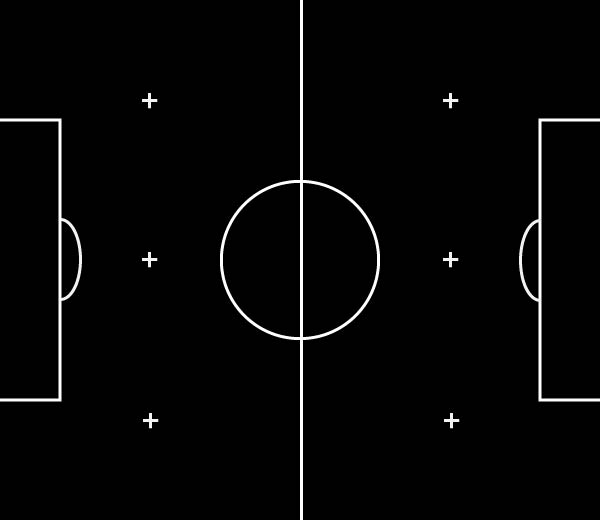
#> input picture img/vss-field.jpg, 600 x 520 px
$ python debug.py   (Python 2 division)
#> lines starting #> are read from the running program, lines starting #| are printed output that depends on the picture; after the words box and inside, x2 and y2 are one past the last pixel; in counts of white or black regions, pixels touching at a corner belong together
#> further down, imgField is the input picture: shape (520, 600, 3); min 0, max 255, mean 6.2
### src/un_field.py
 #!/usr/bin/python

import numpy as np
import math
from math import cos, sin, atan2
from math import pi
from gauss import gaussian

LEFT = 0
RIGHT = 1

def angleWithX(p, x=np.array([1.0,0.0])):
    theta = math.atan2(np.cross(x, p), np.dot(x, p))
    return theta

def wrap2pi(theta):
    if theta > pi:
        return theta - 2*pi
    if theta < -pi:
        return 2*pi + theta
    else:
        return theta

class hyperbolicSpiral:

    def __init__(self, _Kr, _radius):
        self.Kr = _Kr
        self.radius = _radius

    def updateParams(self, _KR, _RADIUS):
        self.Kr = _KR
        self.radius = _RADIUS

    def fi_h(self, _p, radius=None, cw=True):
        Kr = self.Kr

        if radius == None:
            r = self.radius
        else:
            r = radius

        p = np.array(_p)
        theta = atan2(p[1], p[0])
        ro = np.linalg.norm(p)

        if ro > r:
            a = (pi / 2.0) * (2.0 - (r + Kr)/(ro + Kr))
        else:
            a = (pi / 2.0) * math.sqrt(ro / r)

        if cw:
            _theta = wrap2pi(theta+a)
            return atan2(sin(_theta), cos(_theta))
        else:
            _theta = wrap2pi(theta-a)
            return atan2(sin(_theta), cos(_theta))

    def n_h(self, _p, _radius=None, cw=True):
        p = np.array(_p)
        if _radius == None:
            radius = self.radius
        else:
            radius = _radius

        fi = self.fi_h(p, radius, cw)
        return np.array([cos(fi), sin(fi)])


class repulsive:

    def __init__(self):
        self.origin = np.array([None, None])

    def updateOrigin(self, newOrigin):
        self.origin = np.copy(newOrigin)

    # [10 lines left out: function fi_r, not called in this run]


class move2Goal:

    def __init__(self, _Kr, _radius, attack_goal=RIGHT, rotation_support=False):
        self.Kr = _Kr
        self.radius = _radius
        self.hyperSpiral = hyperbolicSpiral(self.Kr, self.radius)
        self.origin = np.array([None, None])
        self.attack_goal = attack_goal
        self.rotation_support = rotation_support

        self.u = np.array([None, None])
        self.v = np.array([None, None])

        self.toUnivectorMatrix = None
        self.toCanonicalMatrix = None

    def updateParams(self, _KR, _RADIUS):
        self.Kr = _KR
        self.radius = _RADIUS
        self.hyperSpiral.updateParams(self.Kr, self.radius)

    def updateOrigin(self, newOrigin):
        self.origin = np.array(newOrigin)
        self.buildAxis()

    def buildAxis(self):
        if type(self.attack_goal) != type(int) and self.rotation_support == True:
            self.u = np.array(self.attack_goal - self.origin, dtype=np.float32)
        else: # is int
            if self.attack_goal == RIGHT:
                self.u = np.array([1.0, 0.0])
            else:
                self.u = np.array([-1.0, 0.0])

        self.u /= -np.linalg.norm(self.u)
        theta = math.atan2(self.u[1], self.u[0])
        self.v = np.array([-sin(theta), cos(theta)])

        self.toCanonicalMatrix = np.array([self.u, self.v]).T
        self.toUnivectorMatrix = np.linalg.inv(self.toCanonicalMatrix)

    def fi_tuf(self, _p):
        hyperSpiral = self.hyperSpiral
        n_h = self.hyperSpiral.n_h

        p = np.array(_p) - self.origin
        r = self.radius

        p = np.dot(self.toUnivectorMatrix, p).reshape(2,)

        x,y = p
        yl = y+r
        yr = y-r

        # Parece que houve algum erro de digitacao no artigo
        # Pois quando pl e pr sao definidos dessa maneira o campo gerado
        # se parece mais com o resultado obtido no artigo
        pl = np.array([x, yr])
        pr = np.array([x, yl])

        # Este caso eh para quando o robo esta dentro do "circulo" da bola
        if -r <= y < r:
            nh_pl = n_h(pl, cw=False)
            nh_pr = n_h(pr, cw=True)

            # Apesar de no artigo nao ser utilizado o modulo, quando utilizado
            # na implementacao o resultado foi mais condizente com o artigo
            vec = ( abs(yl)*nh_pl + abs(yr)*nh_pr ) / (2.0 * r)
            vec = np.dot(self.toCanonicalMatrix, vec).reshape(2,)
        else:
            if y < -r:
                theta =  hyperSpiral.fi_h(pl, cw=True)
            else: #y >= r
                theta =  hyperSpiral.fi_h(pr, cw=False)

            vec = np.array([cos(theta), sin(theta)])
            vec = np.dot(self.toCanonicalMatrix, vec).reshape(2,)

        return atan2(vec[1], vec[0])

class avoidObstacle:
    def __init__(self, _pObs, _vObs, _pRobot, _vRobot, _K0):
        self.pObs = np.array(_pObs)
        self.vObs = np.array(_vObs)
        self.pRobot = np.array(_pRobot)
        self.vRobot = np.array(_vRobot)
        self.K0 = _K0
        self.repField = repulsive()

    def getS(self):
        return self.K0 * (self.vObs - self.vRobot)

    # [17 lines left out: functions getVirtualPos, fi_auf, not called in this run]

    def updateParam(self, _K0):
        self.K0 = _K0

    def updateObstacle(self, _pObs, _vObs):
        self.pObs = np.array(_pObs)
        self.vObs = np.array(_vObs)

    def updateRobot(self, _pRobot, _vRobot):
        self.pRobot = np.array(_pRobot)
        self.vRobot = np.array(_vRobot)

class univectorField:
    def __init__(self, attack_goal=RIGHT, _rotation=False):
        self.obstacles = np.array([[None, None]])
        self.obstaclesSpeed = np.array([[None, None]])
        self.ballPos = np.array([None, None])
        self.robotPos = np.array([None, None])
        self.vRobot = np.array([None, None])
        # Field constants
        self.RADIUS = None
        self.KR = None
        self.K0 = None
        self.DMIN = None
        self.LDELTA = None
        # Subfields
        self.avdObsField = avoidObstacle([None, None], [None, None], [None, None], [None, None], self.K0)
        self.mv2GoalField = move2Goal(self.KR, self.RADIUS, attack_goal=attack_goal, rotation_support=_rotation)

    def updateObstacles(self, _obstacles, _obsSpeeds):
        self.obstacles = np.array(_obstacles)
        self.obstaclesSpeed = np.array(_obsSpeeds)

    def updateBall(self, _ballPos):
        self.ballPos = np.array(_ballPos)
        self.mv2GoalField.updateOrigin(_ballPos)

    def updateRobot(self, _robotPos, _vRobot):
        self.robotPos = np.array(_robotPos)
        self.vRobot = np.array(_vRobot)
        self.avdObsField.updateRobot(self.robotPos, self.vRobot)

    def setRotationAndAttackGoal(self, rotation, attack_goal):
        self.mv2GoalField.attack_goal = attack_goal
        self.mv2GoalField.rotation_support = rotation

    def updateConstants(self, _RADIUS, _KR, _K0, _DMIN, _LDELTA):
        self.RADIUS = _RADIUS
        self.KR = _KR
        self.K0 = _K0
        self.DMIN = _DMIN
        self.LDELTA = _LDELTA

        self.avdObsField.updateParam(self.K0)
        self.mv2GoalField.updateParams(self.KR, self.RADIUS)

    def getVec(self, _robotPos=[None, None], _vRobot=[None, None], _ball=[None, None]):

        # Just in case the user send lists
        robotPos = np.array(_robotPos)
        vRobot = np.array(_vRobot)
        ball = np.array(_ball)

        if all(robotPos != None) and all(vRobot != None):
            self.updateRobot(robotPos, vRobot)
        if all(ball != None):
            self.updateBall(ball)

        closestCenter = np.array([None, None]) # array to store the closest center
        centers = []
        minDistance = self.DMIN + 1

        if self.obstacles.size:
            # get the repulsive field centers
            for i in range(self.obstacles.shape[0]):
                self.avdObsField.updateObstacle(self.obstacles[i], self.obstaclesSpeed[i])
                center = self.avdObsField.getVirtualPos()
                centers.append(center)

            centers = np.asarray(centers)
            distVect = np.linalg.norm(np.subtract(centers, self.robotPos) , axis=1)
            index = np.argmin(distVect) # index of closest center
            closestCenter = centers[index]
            minDistance = distVect[index]

            fi_auf = self.avdObsField.fi_auf(self.robotPos, _vPos=closestCenter, _theta=True)

        # the first case when the robot is to close from an obstacle
        if minDistance <= self.DMIN:
            return fi_auf
        else:
            fi_tuf = self.mv2GoalField.fi_tuf(self.robotPos)
            # Checks if at least one obstacle exist
            if self.obstacles.size:
                g = gaussian(minDistance - self.DMIN, self.LDELTA)
                # [10 lines of commented-out code are left out]
                diff = wrap2pi(fi_auf - fi_tuf)
                return wrap2pi(g*diff + fi_tuf)
            else: # if there is no obstacles
                return fi_tuf

### debug.py
#!usr/bin/python

# TODO: evaluate avoid obstacle field for multiple obstacles

import numpy as np
import random
import cv2
import math
import time

from src.un_field import univectorField


LEFT = 0
RIGHT = 1

SIMULATION = 0 # turn on simulation
              # if you turn on the simulantion please make the RIGHTectories: erros and erros/log
EPOCH = 1 # how many simulations (min value is one)


w, h = 150, 130 # the width and height sizes of the field in centimiters
teamColor = (255, 0 , 0)
enemyColor = (0, 255, 255)
ballColor = (31, 136, 246)
pathColor = (255, 0, 255)

globalBallPos = None

RADIUS = 4.0
KR = 4.9
K0 = 0.12
DMIN = 5.0
LDELTA = 4.5

def getObstacle():
    return np.array([random.randint(0, w-1), -random.randint(0, h-1)])

def getBall():
    return np.array([random.randint(0, w-1), -random.randint(0, h-1)])

def getRobot():
    return np.array([random.randint(0, w-1), -random.randint(0, h-1)])

def printObstacles(_obstacle, plt):
    for i in range(_obstacle.shape[0]):
        plt.plot(_obstacle[i][0], -obstacle[i][1], 'go')

def cm2pixel(pos):
    posArray = np.array(pos)
    return 4*posArray

def drawRobot(img, robotPos, enemy=False):
#> called with robotPos = array of shape (2,), enemy = False
    if enemy:
        color = enemyColor
    else:
        color = teamColor

    pos = cm2pixel([robotPos[0], -robotPos[1]])
    topLeft = (pos[0]-15, pos[1]-15)
    bottomRight = (pos[0]+15, pos[1]+15)
    cv2.rectangle(img, topLeft, bottomRight, color, -1)

def drawObstacles(img, obstacles):
    if obstacles.size:
        for i in range(obstacles.shape[0]):
            drawRobot(img, obstacles[i], enemy=True)

def drawBall(img, ballPos):
    cv2.circle(img, (ballPos[0], -ballPos[1]), 9, ballColor, -1)
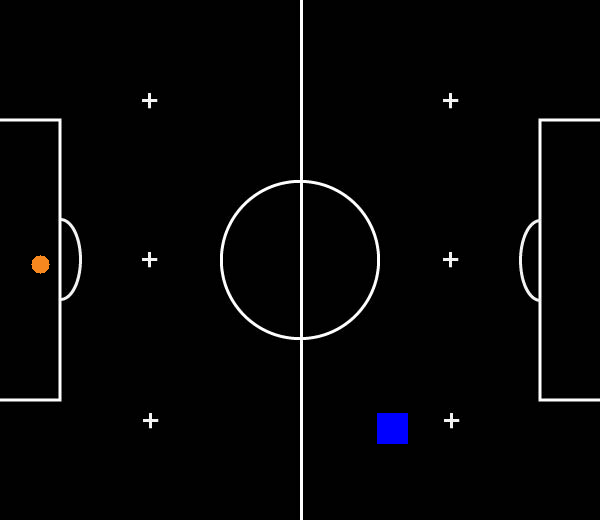
#> img: shape (520, 600, 3); mean B, G, R 7.1, 6.4, 6.4

def drawField(img, univetField):
    for l in range(0, h, 2):
        for c in range(0, w, 2):
            pos = [c, -l]
            theta = univetField.getVec(_robotPos=pos, _vRobot=[0,0])

            v = np.array([np.cos(theta), np.sin(theta)])

            s = cm2pixel(np.array([c, l]))
            new = cm2pixel(np.array(pos)) + 8*v

            new[1] = -new[1]
            cv2.arrowedLine(img, tuple(np.int0(s)), tuple(np.int0(new)), (0,255,255), 1)
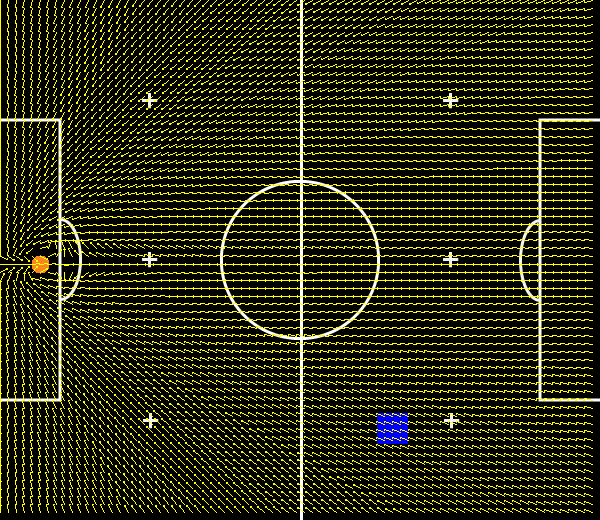
#> img: shape (520, 600, 3); 15.09% of pixels changed, all inside (x1, y1, x2, y2) = (0, 0, 593, 513)

def drawPath(img, start, end, univetField):
    currentPos = start
    _currentPos = cm2pixel(currentPos)

    newPos = None
    alpha = 0.8
    beta = 1

    t0 = time.time()

    while(np.linalg.norm(currentPos - end) >= beta):
        theta = univetField.getVec(_robotPos=currentPos, _vRobot=[0,0])
        v = np.array([math.cos(theta), math.sin(theta)])
#> v = [-0.943, 0.331]
        newPos = currentPos + (alpha*v)
#> newPos = [97.25, -106.7]
        _newPos = cm2pixel(newPos).astype(int)

        cv2.line(img, (_currentPos[0], -_currentPos[1]), (_newPos[0], -_newPos[1]), pathColor, 3)
#> img: shape (520, 600, 3); 0.01% of pixels changed, all inside (x1, y1, x2, y2) = (386, 424, 395, 431)

        cv2.imshow('field', img)
        if cv2.waitKey(1) & 0xFF == ord('q'):
#> (key q is pressed here)
                break

        if (time.time() - t0 > 5):
            return False, newPos

        currentPos = newPos
        _currentPos = _newPos
    return True, None


if __name__ == "__main__":
    imgField = cv2.imread('img/vss-field.jpg')

    rep = EPOCH
    i = 0
    while rep > 0:
        imgField2 = np.copy(imgField)

        robot = getRobot()
        globalBallPos = ball = getBall()

        obstaclesList = [getObstacle(), getObstacle(), getObstacle()]
        print "Posicao dos obstaculos: ", obstaclesList
        # obstacle = np.array(obstaclesList)
        # vObstacle = np.array([[0,0], [0,0], [0,0]])

        obstacle    = np.array([])
        vObstacle   = np.array([])

        # obstacle = np.array([getObstacle()])
        # vObstacle = np.array([[0,0]])

        # Drawing components
        drawRobot(imgField2, robot)
        drawObstacles(imgField2, obstacle)
        drawBall(imgField2, cm2pixel(ball))

        # Creates the univector field
        univetField = univectorField(attack_goal=np.array([150, -65]), _rotation=True)
        univetField.updateConstants(RADIUS, KR, K0, DMIN, LDELTA)

        univetField.updateBall(ball)

        univetField.updateObstacles(obstacle, vObstacle)


        drawField(imgField2, univetField)
        ret, pos = drawPath(imgField2, robot, ball, univetField)
#> ret = True
        print "Draw path done!"

        # display the path in the field
        if not SIMULATION:
            cv2.imshow('field', imgField2)
            cv2.waitKey(0)
            break
        else:
            if not ret:
                cv2.imwrite('./erros/Erro-'+ str(i)+'.jpg', imgField2)
                nomeArquivo = './erros/log/Erro-'+str(i)+'.txt'
                arquivo = open(nomeArquivo, 'w+')
                texto = "Obstacles: " + str(obstacle) + '\n'
                texto += "Ball: " + str(ball) + '\n'
                texto += "Robot: " + str(pos) + '\n'
                arquivo.writelines(texto)
                arquivo.close()

            rep -= 1
            print "SIMULATION", i
            i += 1
